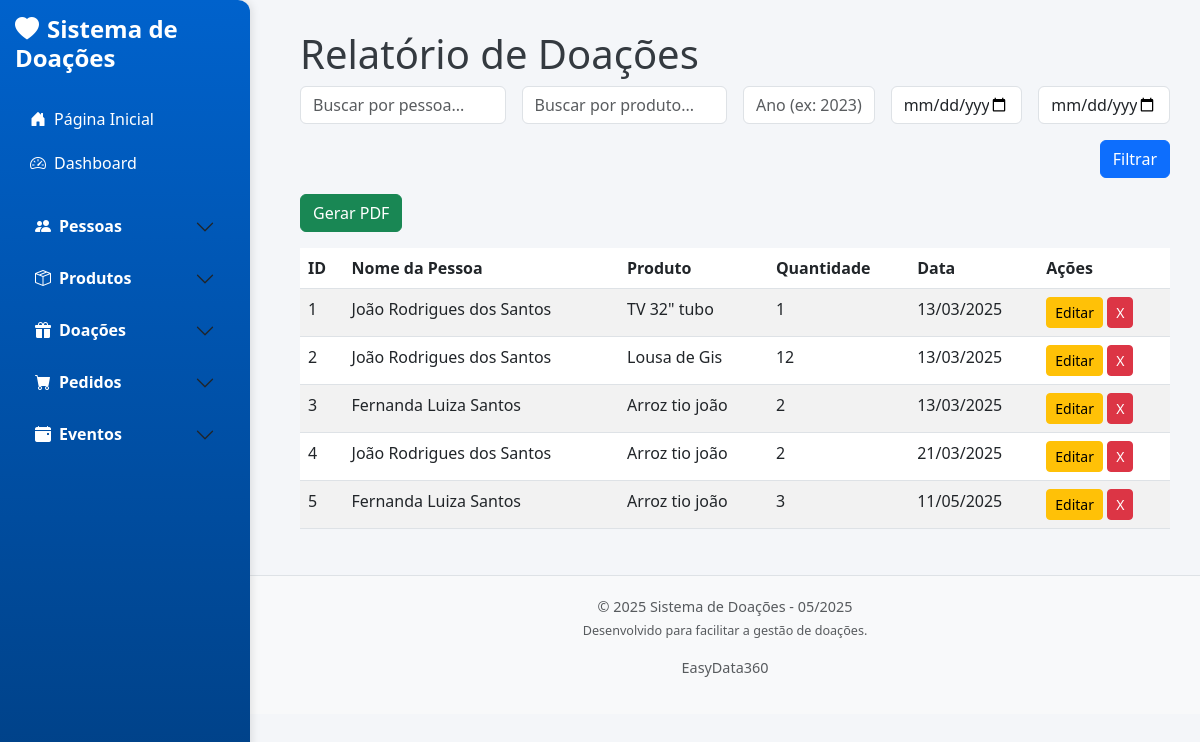
The page /doacoes on the database its author committed.
### app/models/doacao.py (models this page shows, shortened)
class Doacao(db.Model):
    __tablename__ = 'doacoes'
    id = db.Column(db.Integer, primary_key=True)
    pessoa_id = db.Column(db.Integer, db.ForeignKey('pessoas.id'), nullable=False)
    produto_id = db.Column(db.Integer, db.ForeignKey('produtos.id'), nullable=False)
    quantidade = db.Column(db.Integer, nullable=False)
    data_doacao = db.Column(db.Date, nullable=False, default=date.today)
    pessoa = db.relationship('Pessoa', backref='doacoes_pessoa')
    produto = db.relationship('Produto', backref='doacoes_produto_rel')

### app/models/pessoa.py (models this page shows, shortened)
class Pessoa(db.Model):
    __tablename__ = 'pessoas'
    id = db.Column(db.Integer, primary_key=True)
    nome = db.Column(db.String(100), nullable=False)  # Evita duplicação
    endereco = db.Column(db.String(255))
    bairro = db.Column(db.String(100))
    telefone = db.Column(db.String(20))
    filhos = db.Column(db.String(50))
    profissao = db.Column(db.String(50))
    qtd_pessoas = db.Column(db.Integer)
    locomocao = db.Column(db.String(50))
    data_cadastro = db.Column(db.Date)
    ativo = db.Column(db.Boolean, default=True)  # Novo campo para ativação/desativação

### app/models/produto.py (models this page shows, shortened)
class Produto(db.Model):
    __tablename__ = 'produtos'
    id = db.Column(db.Integer, primary_key=True)
    nome_produto = db.Column(db.String(100), nullable=False, unique=True)  # Evita duplicação
    descricao = db.Column(db.String(255), nullable=True)
    quantidade = db.Column(db.Integer, nullable=False, default=0)
    data_entrada = db.Column(db.DateTime, nullable=False)

### app/controllers/doacao_controller.py (the view)
def listar_doacoes():
    search_pessoa = request.args.get('search_pessoa', '').strip()
    search_produto = request.args.get('search_produto', '').strip()
    ano = request.args.get('ano', '').strip()
    data_inicio = request.args.get('data_inicio', '').strip()
    data_fim = request.args.get('data_fim', '').strip()
    query = Doacao.query.join(Pessoa).join(Produto)
    if search_pessoa:
        query = query.filter(Pessoa.nome.ilike(f"%{search_pessoa}%"))
    if search_produto:
        query = query.filter(Produto.nome_produto.ilike(f"%{search_produto}%"))
    if ano:
        query = query.filter(func.extract('year', Doacao.data_doacao) == int(ano))
    if data_inicio and data_fim:
        query = query.filter(Doacao.data_doacao.between(data_inicio, data_fim))
    doacoes = query.all()
    return render_template('doacoes/relatorio.html', doacoes=doacoes)

### app/templates/doacoes/relatorio.html (shortened to what this page needs)
{% extends 'base.html' %}
{% block content %}
<h1>Relatório de Doações</h1>
<form method="GET" action="{{ url_for('relatorio_doacoes') }}" class="mb-3 row g-3">
    <div class="col-md-3">
        <input type="text" name="search_pessoa" class="form-control" placeholder="Buscar por pessoa..." value="{{ request.args.get('search_pessoa', '') }}">
    </div>
    <div class="col-md-3">
        <input type="text" name="search_produto" class="form-control" placeholder="Buscar por produto..." value="{{ request.args.get('search_produto', '') }}">
    </div>
    <div class="col-md-2">
        <input type="text" name="ano" class="form-control" placeholder="Ano (ex: 2023)" value="{{ request.args.get('ano', '') }}">
    </div>
    <div class="col-md-2">
        <input type="date" name="data_inicio" class="form-control" value="{{ request.args.get('data_inicio', '') }}">
    </div>
    <div class="col-md-2">
        <input type="date" name="data_fim" class="form-control" value="{{ request.args.get('data_fim', '') }}">
    </div>
    <div class="col-12 text-end">
        <button type="submit" class="btn btn-primary">Filtrar</button>
    </div>
</form>
<form method="GET" action="{{ url_for('relatorio_doacoes_pdf') }}" class="mb-3">
    <button type="submit" class="btn btn-success">Gerar PDF</button>
</form>
<table class="table table-striped">
    <thead>
        <tr>
            <th>ID</th>
            <th>Nome da Pessoa</th>
            <th>Produto</th>
            <th>Quantidade</th>
            <th>Data</th>
            <th>Ações</th>
        </tr>
    </thead>
    <tbody>
        {% for doacao in doacoes %}
        <tr>
            <td>{{ doacao.id }}</td>
            <td>{{ doacao.pessoa.nome }}</td>
            <td>{{ doacao.produto.nome_produto }}</td>
            <td>{{ doacao.quantidade }}</td>
            <td>{{ doacao.data_doacao.strftime('%d/%m/%Y') }}</td>
            <td>
                <a href="{{ url_for('editar_doacao', id=doacao.id) }}" class="btn btn-warning btn-sm">Editar</a>
                <form action="{{ url_for('delete_doacao', id=doacao.id) }}" method="post" style="display:inline;">
                    <button type="submit" class="btn btn-danger btn-sm" onclick="return confirm('Tem certeza que deseja excluir esta doacao?')">X</button>
                </form>
            </td>
        </tr>
        {% endfor %}
    </tbody>
</table>
{% endblock %}

### app/static/css/style.css (style rules this page uses)
body { overflow-x: hidden; font-family: 'Segoe UI', Tahoma, Geneva, Verdana, sans-serif; background-color: #f4f6f9; color: #343a40; }

### rows shown on the page
Doacao: id "1", pessoa.nome "João Rodrigues dos Santos", produto.nome_produto "TV 32\" tubo", quantidade "1", data_doacao "13/03/2025"
Doacao: id "2", pessoa.nome "João Rodrigues dos Santos", produto.nome_produto "Lousa de Gis", quantidade "12", data_doacao "13/03/2025"
Doacao: id "3", pessoa.nome "Fernanda Luiza Santos", produto.nome_produto "Arroz tio joão", quantidade "2", data_doacao "13/03/2025"
Doacao: id "4", pessoa.nome "João Rodrigues dos Santos", produto.nome_produto "Arroz tio joão", quantidade "2", data_doacao "21/03/2025"
Doacao: id "5", pessoa.nome "Fernanda Luiza Santos", produto.nome_produto "Arroz tio joão", quantidade "3", data_doacao "11/05/2025"
